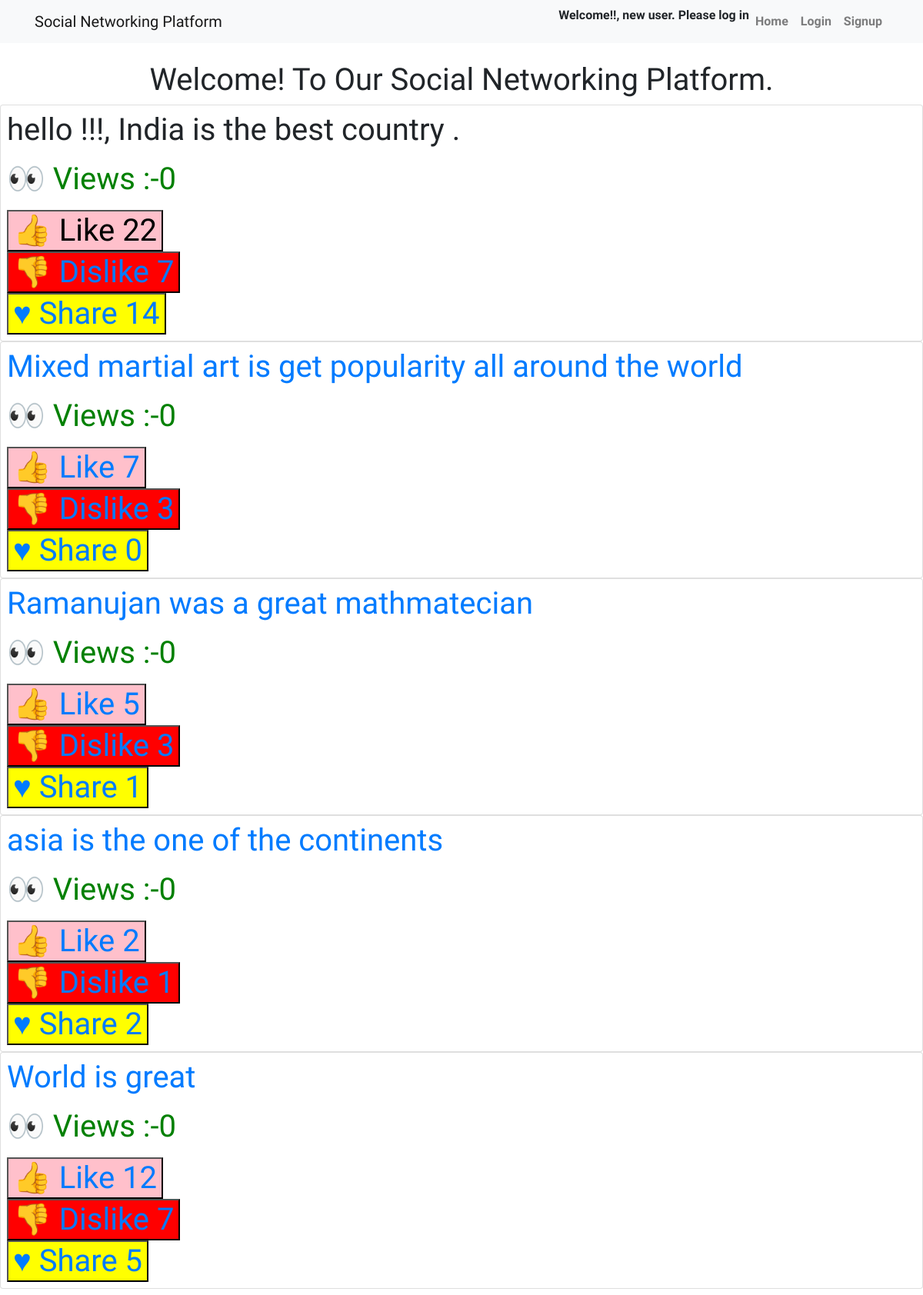
Screenshot of /api/v1/post/post/ with the database file from the repository.
### post_app/models.py (models this page shows, shortened)
class post(models.Model):
    post_id=models.AutoField(blank=False,primary_key = True)
    post_content=models.CharField(max_length=1000)
    created_by=models.ForeignKey(user,on_delete=models.CASCADE)
    views=models.PositiveIntegerField(default=0,null=True)
    likes_counts=models.PositiveIntegerField(default=0,null=True)
    dislikes_count=models.PositiveIntegerField(default=0,null=True)
    shares_count=models.PositiveIntegerField(default=0,null=True)
    created_at=models.DateTimeField(auto_now_add=True)
    updated_at=models.DateTimeField(auto_now=True)

### post_app/views.py (the view, shortened to what this page needs)
# urls.py: path('post/',views.GetOrCreatePost.as_view(),name='homepage'),
class GetOrCreatePost(APIView):
    renderer_classes=[TemplateHTMLRenderer]
    template_name='home.html'
    def get(self,request):
        post_data=models.post.objects.all()
        post_serialized_data=PostSerializer(post_data,many=True)
        return Response(data={'Data':post_serialized_data.data})

### social_project/templates/home.html
{% extends 'navbar.html' %}
{% block content %}
<h1 class="text-center">Welcome! To Our Social Networking Platform. <h1>
    {% for u in Data %}
    <div class="card">
        <div style="overflow: hidden;" class="customcontainer p-2">
            <p style="text-overflow: ellipsis;">{{u.post_content}}</p>
            <p style="color:green;""> &#128064; Views :-{{u.views}} </p>
            <form>
            <button style="background-color: pink;" type="button">
                    &#128077; Like
                    {{u.likes_counts}}
                    <a href="{% url 'like' u.post_id %}"  </a>
            </button type="submit">
        </form>
        <form>
            <button style="background-color: red;" type="button">
                        &#128078; Dislike
                        {{u.dislikes_count}}
                       <a href="{% url 'dislike' u.post_id %}"  </a>
            </button type="submit">
        </form>
        <form>
            <button style="background-color: yellow;" type="button">
                            &#9829; Share
                            {{u.shares_count}}
                            <a href="{% url 'share' u.post_id %}"  </a>
            </button type="submit">
        </form>
        </div>
    </div>
</body >
        {% endfor %}
</html>
{% endblock %}

### social_project/templates/navbar.html (style rules this page uses)
body { font-family: 'Baloo Thambi 2', cursive; }

### rows the page displays
post: post_content "hello !!!, India is the best country .", views "0", likes_counts "22", dislikes_count "7", shares_count "14"
post: post_content "Mixed martial art is get popularity all around the world", views "0", likes_counts "7", dislikes_count "3", shares_count "0"
post: post_content "Ramanujan was a great mathmatecian", views "0", likes_counts "5", dislikes_count "3", shares_count "1"
post: post_content "asia is the one of the continents"
post: post_content "World is great", views "0", likes_counts "12", dislikes_count "7", shares_count "5"

### other values shown
{{ u.views }} "0"
{{ u.likes_counts }} "2"
{{ u.dislikes_count }} "1"
{{ u.shares_count }} "2"
